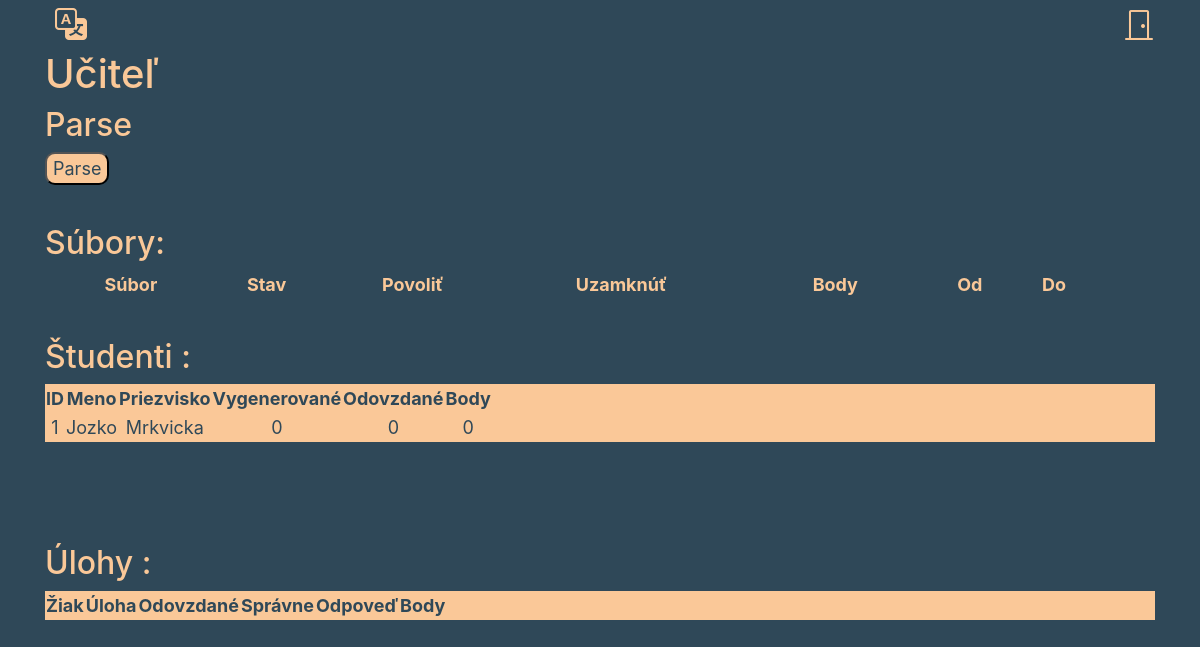
The app's page /teacher/teacher.php with its own data.
### tables this page shows
CREATE TABLE IF NOT EXISTS users (
    id INT NOT NULL PRIMARY KEY AUTO_INCREMENT,
    username VARCHAR(50) NOT NULL,
    firstname VARCHAR(50),
    surname VARCHAR(50),
    password VARCHAR(255),
    role VARCHAR(50),
    lan VARCHAR(50)
);

### helpers/sk.php (called while the page is built)
<?php
$lan = array(
    "indexH1" => "Matematiky na internetoch",
    "signInButton" => "Prihlásiť sa",
    "signingInH1" => "Prihlásenie",
    "login" => "Prihlasovacie meno",
    "password" => "Heslo",
    "student" => "Žiak",
    "teacher" => "Učiteľ",
    "generate" => "Vygenerovať",
    "generated" => "Vygenerované",
    "score" => "Body: ",
    "file" => "Súbor",
    "files" => "Súbory",
    "status" => "Stav",
    "enable" => "Povoliť",
    "disable" => "Uzamknúť",
    "points" => "Body",
    "students" => "Študenti",
    "surname" => "Priezvisko",
    "firstname" => "Meno",
    "submitted" => "Odovzdané",
    "exercise" => "Úloha",
    "exercises" => "Úlohy",
    "answer" => "Odpoveď",
    "correct"=>"Správne",
    "enabled" => "Sprístupnené",
    "disabled" => "Nesprístupnené",
    "empty" => "Prázdny",
    "from" => "Od",
    "until" => "Do",
    "submitDate" => "Aplikovať-dátumy",
    "submit" => "Odoslať",
    "free" => "Zrušiť-dátumy",
    "answerPrompt" => "Sem napíšte odpoveď",
    "incorrect" => "Nesprávne"
);

### teacher/teacher.php (the view, shortened to what this page needs)
<?php
require_once "../parse.php";
$db = new PDO("mysql:host=$servername;dbname=$dbname", $username, $password);
$db->setAttribute(PDO::ATTR_ERRMODE, PDO::ERRMODE_EXCEPTION);
$names = "SELECT id, firstname, surname FROM users WHERE role='student'";
$stmt1 = $db->query($names);
$nameResults = $stmt1->fetchAll(PDO::FETCH_ASSOC);
$grades = "SELECT student_id, COUNT(student_id) as 'generated', SUM(submitted) as 'submitted',  SUM(points) as pointsSum FROM answer GROUP BY student_id";
$stmt2 = $db->query($grades);
$gradesResults = $stmt2->fetchAll(PDO::FETCH_ASSOC);
$combinedData = [];
foreach ($nameResults as $nameResult) {
    if (empty($gradesResults)) {
        $combinedData[] = array_merge($nameResult, ["generated"=> 0, "submitted"=> 0, "pointsSum"=> 0]);
        continue;
    }
}
?>
<!DOCTYPE html>
<html lang="en">
<head>
    <link rel="stylesheet" href="https://cdn.jsdelivr.net/npm/bootstrap-icons@1.10.3/font/bootstrap-icons.css">
    <link rel="stylesheet" href="https://stackpath.bootstrapcdn.com/bootstrap/4.5.2/css/bootstrap.min.css">
    <link rel="stylesheet" href="../sign_in/sign_in.css">
    <link rel="stylesheet" type="text/css" href="https://cdn.datatables.net/1.10.25/css/jquery.dataTables.min.css">
    <link rel="stylesheet" href="table.css">
</head>
<body>
<div class="container">
    <div class="d-flex justify-content-between align-items-center">
        <form method="post">
            <button type="submit" id="lan"><i class="bi bi-translate m-lg-1" style="font-size: 2rem;"></i></button>
        </form>
        <a href="../sign_in/sign_out.php"><i class="bi bi-door-closed" style="font-size: 2rem;"></i></a>
    </div>
</div>
<div class="container center">
    <div class="d-flex justify-content-between align-items-center">
        <h1 class="big-heading"><?php echo $lan['teacher'] ?></h1>
    </div>
    <div>
        <h2>Parse</h2>
        <?php
        echo '<form action="teacher.php" method="post">
                <input type="hidden" name="parse" value="parse">
                <input type="submit" value="Parse">
              </form>';
        ?>
    </div>
    <h2><br>
        <th><?php echo $lan['files'] ?></th>:</br></h2>
    <table id="enableTable">
        <thead>
        <tr>
            <th><?php echo $lan['file'] ?></th>
            <th><?php echo $lan['status'] ?></th>
            <th><?php echo $lan['enable'] ?></th>
            <th><?php echo $lan['disable'] ?></th>
            <th></th>
            <th><?php echo $lan['points'] ?></th>
            <th></th>
            <th><?php echo $lan['from'] ?></th>
            <th><?php echo $lan['until'] ?></th>
            <td></td>
            <td></td>
        </tr>
        </thead>
    </table>
    <h2><br>
        <th><?php echo $lan['students'] ?></th>
        :</br></h2>
    <div style="background-color: #FAC898; color: #2F4858; margin-bottom: 4rem;">
        <?php
        echo '<table id="myTable" class="display nowrap"">';
        echo '<thead>';
        echo '<tr><th>ID</th><th>' . $lan['firstname'] . '</th><th>' . $lan['surname'] . '</th><th>' . $lan['generated'] . '</th><th>' . $lan['submitted'] . '</th><th>' . $lan['points'] . '</th></tr>';
        echo '</thead>';
        echo '<tbody>';
        foreach ($combinedData as $row) {
            echo '<tr>';
            echo '<td>' . $row['id'] . '</td>';
            echo '<td>' . $row['firstname'] . '</td>';
            echo '<td>' . $row['surname'] . '</td>';
            if ($row['generated'] == 0) {
                echo '<td>0</td>';
            } else {
                echo '<td>' . $row['generated'] . '</td>';
            }
            if ($row['submitted'] == 0) {
                echo '<td>0</td>';
            } else {
                echo '<td>' . $row['submitted'] . '</td>';
            }
            if ($row['pointsSum'] == 0) {
                echo '<td>0</td>';
            } else {
                echo '<td>' . $row['pointsSum'] . '</td>';
            }
            echo '</tr>';
        }
        echo '</tbody>';
        echo '</table>';
        ?>
    </div>
    <h2><br>
        <th><?php echo $lan['exercises'] ?></th>
        :</br></h2>
    <div style="background-color: #FAC898; color: #2F4858;">
        <?php
        echo '<table id="myTable2" class="display nowrap"">';
        echo '<thead>';
        echo '<tr><th>' . $lan['student'] . '</th><th>' . $lan['exercise'] . '</th><th>' . $lan['submitted'] . '</th><th>' . $lan['correct'] . '</th><th>' . $lan['answer'] . '</th><th>' . $lan['points'] . '</th></tr>';
        echo '</thead>';
        echo '</table>';
        ?>
    </div>
</body>

### sign_in/sign_in.css (style rules this page uses)
body { background-color: #2F4858; color: #FAC898; font-size: large; }
button { background-color: #FAC898; color: #2F4858; font-size: xx-large; border: none; }
#lan { background-color: #2F4858; border: none; box-shadow: none; display: block; height: 90%; font-size: xx-large; color: #FAC898; }
i { color: #FAC898; }

### teacher/table.css (style rules this page uses)
#enableTable { width: 100%; border-collapse: separate; border-spacing: 20px 0; }
td, th { text-align: center; vertical-align: middle; }
input { background-color: #FAC898; color: #2F4858; border-radius: 10px; }

### records on screen
users: id "1", firstname "Jozko", surname "Mrkvicka"

### other values on screen
$lan['teacher'] "Učiteľ"
$lan['files'] "Súbory"
$lan['file'] "Súbor"
$lan['status'] "Stav"
$lan['enable'] "Povoliť"
$lan['disable'] "Uzamknúť"
$lan['points'] "Body"
$lan['from'] "Od"
$lan['until'] "Do"
$lan['students'] "Študenti"
$lan['firstname'] "Meno"
$lan['surname'] "Priezvisko"
$lan['generated'] "Vygenerované"
$lan['submitted'] "Odovzdané"
$lan['exercises'] "Úlohy"
